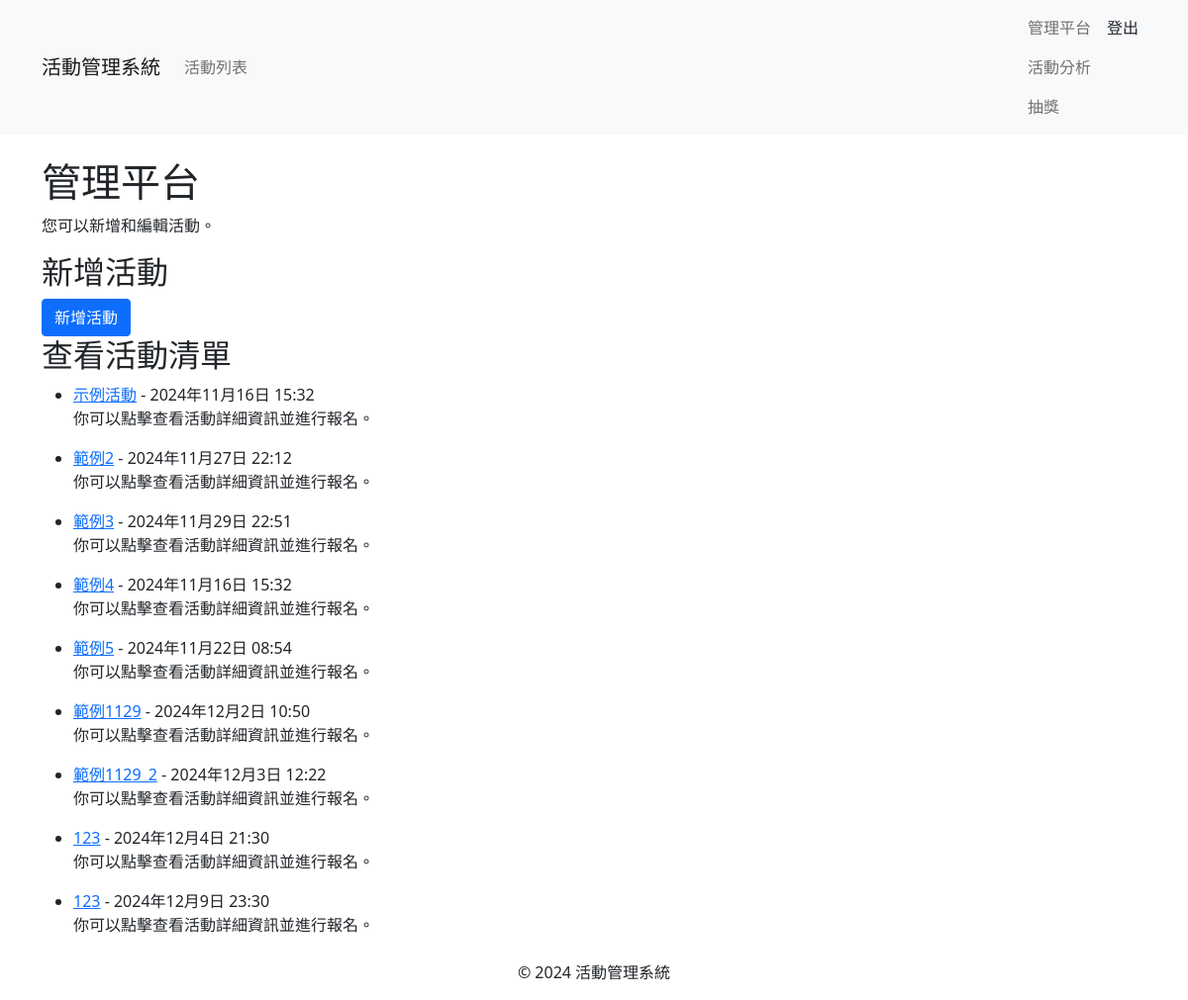
The page /member/profile/ (signed in) on the database as committed earlier.
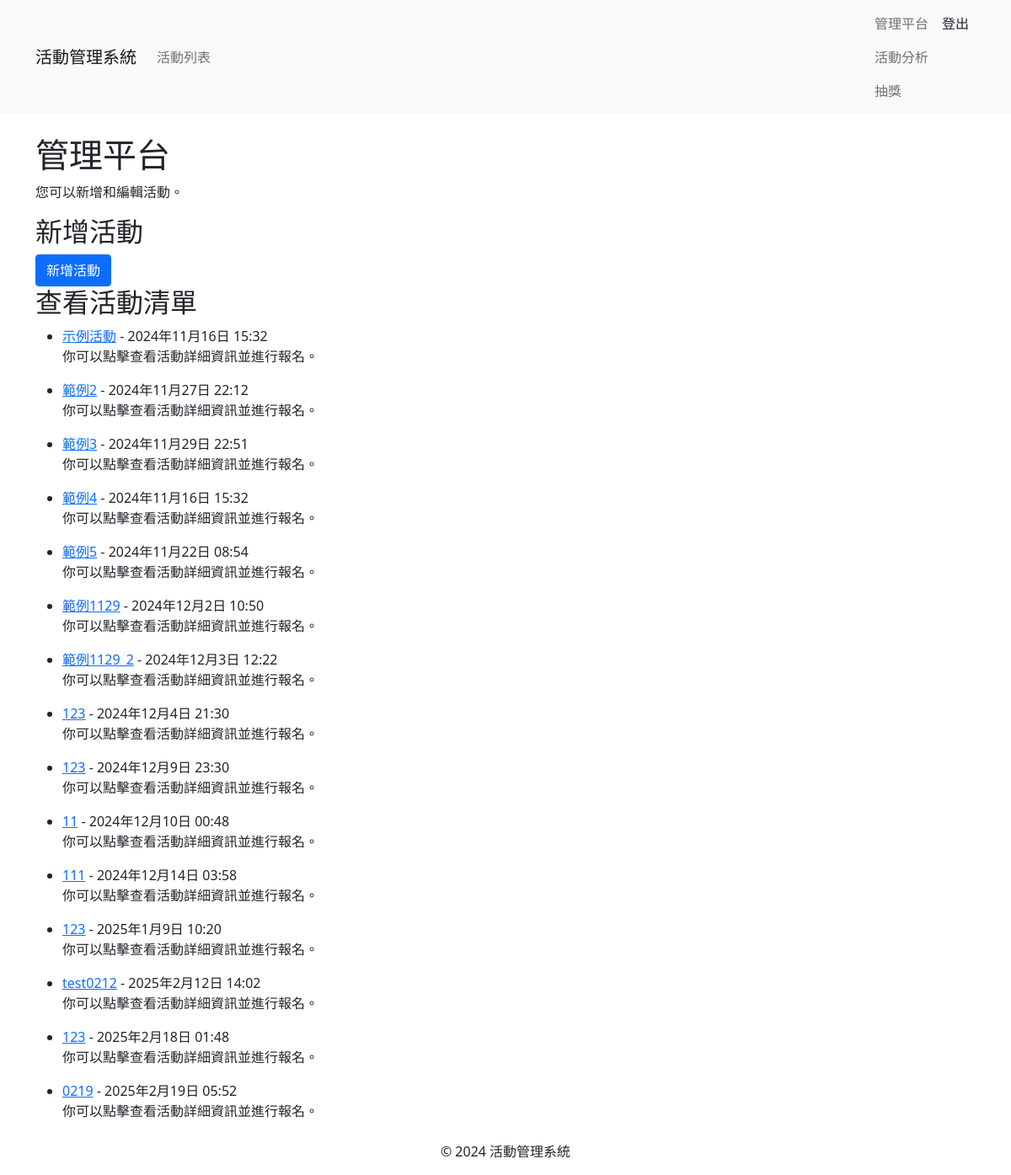
The same page on the database as committed later.
### events/models.py (models this page shows, shortened)
class Event(models.Model):
    ACTIVITY_TYPES = [
        ('lecture', '講座'),
        ('seminar', '研討會'),
    ]
    STATUS_CHOICES = [
        ('open', '報名中'),
        ('closed', '報名截止'),
        ('not_open', '尚未開放報名'),
    ]
    name = models.CharField(max_length=200)
    description = models.TextField()
    event_time = models.DateTimeField()
    end_time = models.DateTimeField()
    location = models.CharField(max_length=200)
    capacity_limit = models.PositiveIntegerField()
    registration_start = models.DateTimeField()
    registration_end = models.DateTimeField()
    activity_type = models.CharField(max_length=20, choices=ACTIVITY_TYPES)
    status = models.CharField(max_length=20, choices=STATUS_CHOICES, default='not_open')
    published_time = models.DateTimeField(auto_now_add=True)
    updated_time = models.DateTimeField(auto_now=True)
    poster = models.ImageField(upload_to='posters/', blank=True, null=True)
    language = models.CharField(max_length=100, blank=True, null=True)

### member/views.py (the view)
# urls.py: path('profile/', views.profile, name='profile'),
@login_required
def profile(request):
    user = request.user
    registrations = Registration.objects.filter(user=user).select_related('event')
    try:
        profile = user.userprofile
    except UserProfile.DoesNotExist:
        profile = None
    if user.is_superuser:
        return admin_dashboard(request)
    else:
        return render(request, 'member/profile.html', {
            'user': user,
            'registrations': registrations,
            'qr_code': profile.qr_code.url if profile and profile.qr_code else None,
        })

### member/views.py (called while the page is built)
@login_required
def admin_dashboard(request):
    events = Event.objects.all()  # 获取所有事件
    registrations = Registration.objects.all()  # 获取所有注册
    return render(request, 'member/admin_dashboard.html', {
        'events': events,
        'registrations': registrations
    })

### templates/member/admin_dashboard.html (shortened to what this page needs)
<!DOCTYPE html>
<html lang="zh-Hant">
<head>
    <link rel="stylesheet" href="https://cdnjs.cloudflare.com/ajax/libs/bootstrap/5.1.3/css/bootstrap.min.css">
</head>
<body>
    {% extends 'base.html' %}
    {% block content %}
    <h1>管理平台</h1>
    <p>您可以新增和編輯活動。</p>
    <h2>新增活動</h2>
    <form method="post" action="{% url 'create_event' %}">
        <button type="submit" class="btn btn-primary">新增活動</button>
    </form>
    <h2>查看活動清單</h2>
    <ul>
        {% for event in events %}
            <li>
                <a href="{% url 'event_detail' event.id %}">{{ event.name }}</a> - {{ event.event_time }}
                <p>你可以點擊查看活動詳細資訊並進行報名。</p>
            </li>
        {% empty %}
            <li>目前沒有活動。</li>
        {% endfor %}
    </ul>
    {% endblock %}

Rows that differ between the two databases and show on the page:
added Event: name "11", event_time "2024年12月10日 00:48"
added Event: name "111", event_time "2024年12月14日 03:58"
added Event: name "123", event_time "2025年1月9日 10:20"
added Event: name "test0212", event_time "2025年2月12日 14:02"
added Event: name "123", event_time "2025年2月18日 01:48"
added Event: name "0219", event_time "2025年2月19日 05:52"
